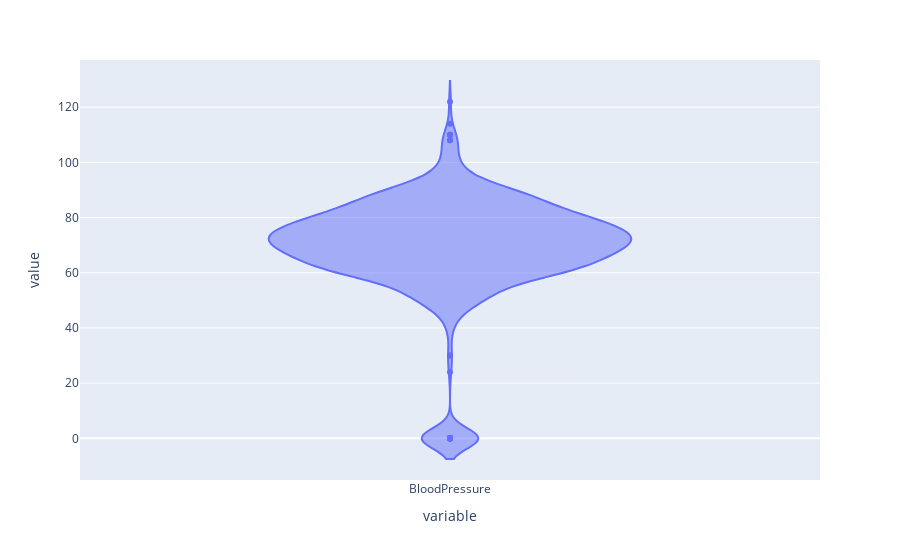

Here is the notebook cell this chart was saved with:
### Markdown cell above
# Violin

### Code cell
px.violin(df.BloodPressure)

### Figure 1 — Plotly figure (JSON) as saved in the notebook; plotly's stock layout.template omitted (floating-point values rounded to 4 significant figures; data arrays with more than 128 entries replaced by an {"elided": "..."} marker saying what was removed)
{"data": [{"alignmentgroup": "True", "box": {"visible": false}, "hovertemplate": "variable=%{x}<br>value=%{y}<extra></extra>", "legendgroup": "", "marker": {"color": "#636efa"}, "name": "", "offsetgroup": "", "orientation": "v", "scalegroup": "True", "showlegend": false, "type": "violin", "x": {"elided": "768 str values"}, "x0": " ", "xaxis": "x", "y": {"elided": "768 int values"}, "y0": " ", "yaxis": "y"}], "layout": {"legend": {"tracegroupgap": 0}, "margin": {"t": 60}, "violinmode": "group", "xaxis": {"anchor": "y", "domain": [0, 1], "title": {"text": "variable"}}, "yaxis": {"anchor": "x", "domain": [0, 1], "title": {"text": "value"}}}}
